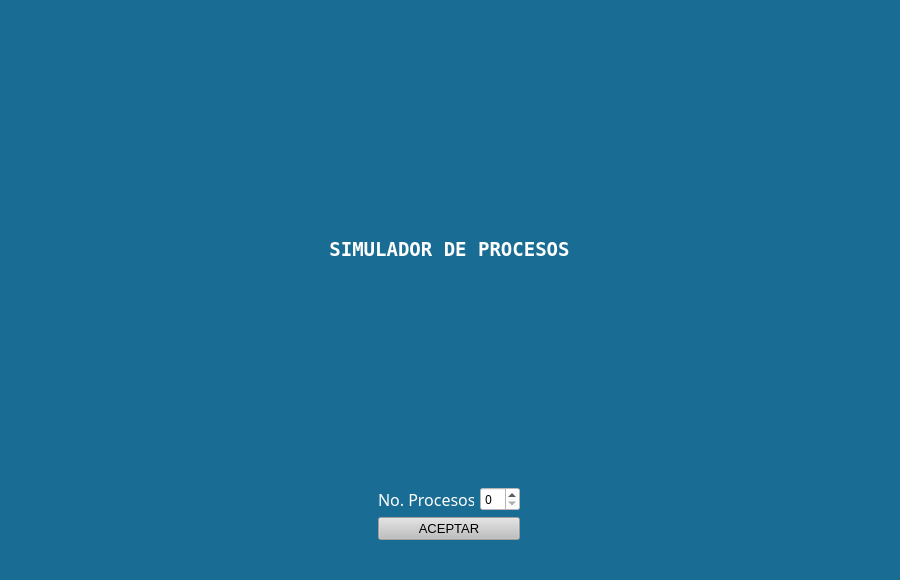
<?xml version="1.0" encoding="UTF-8"?>
<ui version="4.0">
 <class>MainWindow</class>
 <widget class="QMainWindow" name="MainWindow">
  <property name="geometry">
   <rect>
    <x>0</x>
    <y>0</y>
    <width>900</width>
    <height>580</height>
   </rect>
  </property>
  <property name="maximumSize">
   <size>
    <width>900</width>
    <height>580</height>
   </size>
  </property>
  <property name="font">
   <font>
    <family>Ubuntu Light</family>
    <pointsize>12</pointsize>
    <weight>50</weight>
    <bold>false</bold>
   </font>
  </property>
  <property name="windowTitle">
   <string>MainWindow</string>
  </property>
  <property name="styleSheet">
   <string notr="true">color: rgb(255, 255, 255);
background-color: #196D94;</string>
  </property>
  <widget class="QWidget" name="centralwidget">
   <layout class="QGridLayout" name="gridLayout_4">
    <item row="0" column="0">
     <widget class="QStackedWidget" name="stackedWidget">
      <property name="enabled">
       <bool>true</bool>
      </property>
      <property name="currentIndex">
       <number>0</number>
      </property>
      <widget class="QWidget" name="capturaProcesos">
       <property name="font">
        <font>
         <family>Ubuntu Light</family>
         <pointsize>12</pointsize>
        </font>
       </property>
       <layout class="QGridLayout" name="gridLayout_3">
        <item row="0" column="0">
         <widget class="QLabel" name="programName">
          <property name="font">
           <font>
            <family>Terminal</family>
            <pointsize>14</pointsize>
            <weight>75</weight>
            <bold>true</bold>
           </font>
          </property>
          <property name="text">
           <string>SIMULADOR DE PROCESOS</string>
          </property>
          <property name="alignment">
           <set>Qt::AlignCenter</set>
          </property>
         </widget>
        </item>
        <item row="1" column="0">
         <layout class="QHBoxLayout" name="horizontalLayout_2">
          <item>
           <layout class="QGridLayout" name="gridLayout">
            <item row="0" column="0">
             <widget class="QLabel" name="processAcountLB">
              <property name="minimumSize">
               <size>
                <width>96</width>
                <height>24</height>
               </size>
              </property>
              <property name="maximumSize">
               <size>
                <width>96</width>
                <height>24</height>
               </size>
              </property>
              <property name="font">
               <font>
                <family>Ubuntu Light</family>
                <pointsize>12</pointsize>
               </font>
              </property>
              <property name="text">
               <string>No. Procesos:</string>
              </property>
             </widget>
            </item>
            <item row="0" column="1">
             <widget class="QSpinBox" name="processNumberSP">
              <property name="minimumSize">
               <size>
                <width>40</width>
                <height>24</height>
               </size>
              </property>
              <property name="maximumSize">
               <size>
                <width>40</width>
                <height>24</height>
               </size>
              </property>
              <property name="font">
               <font>
                <family>Ubuntu Light</family>
               </font>
              </property>
              <property name="styleSheet">
               <string notr="true">background-color: rgb(255, 255, 255);
color: rgb(0, 0, 0);</string>
              </property>
             </widget>
            </item>
            <item row="1" column="0" colspan="2">
             <widget class="QPushButton" name="processAcountPB">
              <property name="enabled">
               <bool>false</bool>
              </property>
              <property name="font">
               <font>
                <family>MS Shell Dlg 2</family>
                <pointsize>10</pointsize>
               </font>
              </property>
              <property name="styleSheet">
               <string notr="true">color: rgb(0, 0, 0);
background-color: rgb(191, 191, 191);</string>
              </property>
              <property name="text">
               <string>ACEPTAR</string>
              </property>
             </widget>
            </item>
           </layout>
          </item>
         </layout>
        </item>
       </layout>
      </widget>
      <widget class="QWidget" name="mostrarProcesos">
       <property name="maximumSize">
        <size>
         <width>1270</width>
         <height>720</height>
        </size>
       </property>
       <layout class="QGridLayout" name="gridLayout_8">
        <item row="0" column="0" colspan="2">
         <layout class="QHBoxLayout" name="horizontalLayout_4">
          <item>
           <widget class="QLabel" name="newProcessesLB">
            <property name="maximumSize">
             <size>
              <width>169</width>
              <height>23</height>
             </size>
            </property>
            <property name="font">
             <font>
              <family>Ubuntu</family>
              <pointsize>12</pointsize>
              <weight>75</weight>
              <bold>true</bold>
             </font>
            </property>
            <property name="text">
             <string>Nuevos procesos:</string>
            </property>
           </widget>
          </item>
          <item>
           <widget class="QLCDNumber" name="newProcessesLCD">
            <property name="maximumSize">
             <size>
              <width>64</width>
              <height>23</height>
             </size>
            </property>
           </widget>
          </item>
         </layout>
        </item>
        <item row="1" column="0" rowspan="2" colspan="2">
         <widget class="QGroupBox" name="readyProcessGB">
          <property name="maximumSize">
           <size>
            <width>255</width>
            <height>430</height>
           </size>
          </property>
          <property name="font">
           <font>
            <family>Ubuntu Light</family>
            <pointsize>12</pointsize>
            <weight>75</weight>
            <bold>true</bold>
           </font>
          </property>
          <property name="title">
           <string>Listos</string>
          </property>
          <property name="alignment">
           <set>Qt::AlignCenter</set>
          </property>
          <layout class="QGridLayout" name="gridLayout_5">
           <item row="0" column="0">
            <widget class="QTableWidget" name="readyProcessesTB">
             <property name="styleSheet">
              <string notr="true">background-color: white;
color: black;</string>
             </property>
             <property name="editTriggers">
              <set>QAbstractItemView::NoEditTriggers</set>
             </property>
             <attribute name="horizontalHeaderCascadingSectionResizes">
              <bool>false</bool>
             </attribute>
             <attribute name="horizontalHeaderMinimumSectionSize">
              <number>32</number>
             </attribute>
             <attribute name="horizontalHeaderDefaultSectionSize">
              <number>70</number>
             </attribute>
             <attribute name="horizontalHeaderStretchLastSection">
              <bool>true</bool>
             </attribute>
             <attribute name="verticalHeaderVisible">
              <bool>false</bool>
             </attribute>
             <column>
              <property name="text">
               <string>ID</string>
              </property>
             </column>
             <column>
              <property name="text">
               <string>TME</string>
              </property>
             </column>
             <column>
              <property name="text">
               <string>TT</string>
              </property>
             </column>
            </widget>
           </item>
          </layout>
         </widget>
        </item>
        <item row="1" column="2">
         <widget class="QGroupBox" name="processRuningGB">
          <property name="maximumSize">
           <size>
            <width>255</width>
            <height>221</height>
           </size>
          </property>
          <property name="font">
           <font>
            <family>Ubuntu</family>
            <pointsize>12</pointsize>
            <weight>75</weight>
            <bold>true</bold>
           </font>
          </property>
          <property name="title">
           <string>Proceso en ejecución</string>
          </property>
          <property name="alignment">
           <set>Qt::AlignCenter</set>
          </property>
          <layout class="QGridLayout" name="gridLayout_6">
           <item row="0" column="0">
            <widget class="QTableWidget" name="processRuningTB">
             <property name="styleSheet">
              <string notr="true">background-color: white;
color: black;
</string>
             </property>
             <property name="editTriggers">
              <set>QAbstractItemView::NoEditTriggers</set>
             </property>
             <attribute name="horizontalHeaderVisible">
              <bool>false</bool>
             </attribute>
             <attribute name="horizontalHeaderCascadingSectionResizes">
              <bool>false</bool>
             </attribute>
             <attribute name="horizontalHeaderStretchLastSection">
              <bool>true</bool>
             </attribute>
             <attribute name="verticalHeaderCascadingSectionResizes">
              <bool>false</bool>
             </attribute>
             <attribute name="verticalHeaderDefaultSectionSize">
              <number>36</number>
             </attribute>
             <attribute name="verticalHeaderStretchLastSection">
              <bool>false</bool>
             </attribute>
             <row>
              <property name="text">
               <string>ID</string>
              </property>
             </row>
             <row>
              <property name="text">
               <string>OPE</string>
              </property>
             </row>
             <row>
              <property name="text">
               <string>TME</string>
              </property>
             </row>
             <row>
              <property name="text">
               <string>TT</string>
              </property>
             </row>
             <row>
              <property name="text">
               <string>TR</string>
              </property>
             </row>
             <column>
              <property name="text">
               <string>New Column</string>
              </property>
             </column>
            </widget>
           </item>
          </layout>
         </widget>
        </item>
        <item row="1" column="3" rowspan="2">
         <widget class="QGroupBox" name="finishedGB">
          <property name="maximumSize">
           <size>
            <width>430</width>
            <height>16777215</height>
           </size>
          </property>
          <property name="font">
           <font>
            <family>Ubuntu</family>
            <pointsize>12</pointsize>
            <weight>75</weight>
            <bold>true</bold>
           </font>
          </property>
          <property name="title">
           <string>Terminados</string>
          </property>
          <property name="alignment">
           <set>Qt::AlignCenter</set>
          </property>
          <layout class="QGridLayout" name="gridLayout_7">
           <item row="0" column="0">
            <widget class="QTableWidget" name="finishedTB">
             <property name="styleSheet">
              <string notr="true">background-color: white;
color: black;</string>
             </property>
             <property name="editTriggers">
              <set>QAbstractItemView::NoEditTriggers</set>
             </property>
             <attribute name="verticalHeaderVisible">
              <bool>false</bool>
             </attribute>
             <column>
              <property name="text">
               <string>ID</string>
              </property>
             </column>
             <column>
              <property name="text">
               <string>OPE</string>
              </property>
             </column>
             <column>
              <property name="text">
               <string>RL</string>
              </property>
             </column>
            </widget>
           </item>
          </layout>
         </widget>
        </item>
        <item row="2" column="2">
         <widget class="QGroupBox" name="blockGB">
          <property name="minimumSize">
           <size>
            <width>250</width>
            <height>160</height>
           </size>
          </property>
          <property name="maximumSize">
           <size>
            <width>250</width>
            <height>160</height>
           </size>
          </property>
          <property name="font">
           <font>
            <family>Ubuntu</family>
            <pointsize>12</pointsize>
            <weight>75</weight>
            <italic>false</italic>
            <bold>true</bold>
           </font>
          </property>
          <property name="title">
           <string>Bloqueados</string>
          </property>
          <property name="alignment">
           <set>Qt::AlignCenter</set>
          </property>
          <layout class="QGridLayout" name="gridLayout_2">
           <item row="0" column="0">
            <widget class="QTableWidget" name="blockTB">
             <property name="styleSheet">
              <string notr="true">background-color: white;
color: black;</string>
             </property>
             <property name="editTriggers">
              <set>QAbstractItemView::NoEditTriggers</set>
             </property>
             <attribute name="horizontalHeaderStretchLastSection">
              <bool>true</bool>
             </attribute>
             <attribute name="verticalHeaderVisible">
              <bool>false</bool>
             </attribute>
             <column>
              <property name="text">
               <string>ID</string>
              </property>
             </column>
             <column>
              <property name="text">
               <string>TTB</string>
              </property>
             </column>
            </widget>
           </item>
          </layout>
         </widget>
        </item>
        <item row="3" column="0">
         <layout class="QHBoxLayout" name="horizontalLayout_3">
          <item>
           <widget class="QLabel" name="globalCountLB">
            <property name="font">
             <font>
              <family>Ubuntu</family>
              <pointsize>12</pointsize>
              <weight>75</weight>
              <bold>true</bold>
             </font>
            </property>
            <property name="text">
             <string>Contador global: </string>
            </property>
           </widget>
          </item>
          <item>
           <widget class="QLCDNumber" name="globalCountLCD"/>
          </item>
         </layout>
        </item>
        <item row="0" column="2" colspan="2">
         <widget class="QLabel" name="titleLB">
          <property name="font">
           <font>
            <family>Terminal</family>
            <pointsize>15</pointsize>
            <weight>75</weight>
            <bold>true</bold>
           </font>
          </property>
          <property name="text">
           <string>SIMULADOR DE PROCESOS</string>
          </property>
          <property name="alignment">
           <set>Qt::AlignCenter</set>
          </property>
         </widget>
        </item>
        <item row="3" column="3">
         <widget class="QPushButton" name="startRunPB">
          <property name="font">
           <font>
            <family>Ubuntu</family>
            <pointsize>10</pointsize>
            <weight>75</weight>
            <bold>true</bold>
           </font>
          </property>
          <property name="styleSheet">
           <string notr="true">color: black;
background-color: white;</string>
          </property>
          <property name="text">
           <string>Comenzar</string>
          </property>
         </widget>
        </item>
       </layout>
      </widget>
      <widget class="QWidget" name="mostrarTiempos">
       <layout class="QGridLayout" name="gridLayout_10">
        <item row="0" column="0">
         <widget class="QGroupBox" name="timesProcessesGB">
          <property name="font">
           <font>
            <family>Ubuntu</family>
            <pointsize>12</pointsize>
            <weight>75</weight>
            <bold>true</bold>
           </font>
          </property>
          <property name="title">
           <string>TIEMPOS DE LOS PROCESOS</string>
          </property>
          <property name="alignment">
           <set>Qt::AlignCenter</set>
          </property>
          <layout class="QGridLayout" name="gridLayout_9">
           <item row="0" column="0">
            <widget class="QTableWidget" name="timesProcessesTB">
             <property name="font">
              <font>
               <family>Ubuntu</family>
               <pointsize>10</pointsize>
               <weight>75</weight>
               <bold>true</bold>
              </font>
             </property>
             <property name="focusPolicy">
              <enum>Qt::NoFocus</enum>
             </property>
             <property name="styleSheet">
              <string notr="true">background-color: white;
color: black;
alternate-background-color: #606060;
selection-background-color:#282828;
</string>
             </property>
             <property name="editTriggers">
              <set>QAbstractItemView::NoEditTriggers</set>
             </property>
             <column>
              <property name="text">
               <string>ID</string>
              </property>
             </column>
             <column>
              <property name="text">
               <string>Operacion</string>
              </property>
             </column>
             <column>
              <property name="text">
               <string>Resultado</string>
              </property>
             </column>
             <column>
              <property name="text">
               <string>T. Estimado</string>
              </property>
             </column>
             <column>
              <property name="text">
               <string>T. Llegada</string>
              </property>
             </column>
             <column>
              <property name="text">
               <string>T. Finalizacion</string>
              </property>
             </column>
             <column>
              <property name="text">
               <string>T. Retorno</string>
              </property>
             </column>
             <column>
              <property name="text">
               <string>T. Respuesta</string>
              </property>
             </column>
             <column>
              <property name="text">
               <string>T. Espera</string>
              </property>
             </column>
             <column>
              <property name="text">
               <string>T. Servicio</string>
              </property>
             </column>
             <column>
              <property name="text">
               <string>Estado</string>
              </property>
             </column>
            </widget>
           </item>
          </layout>
         </widget>
        </item>
       </layout>
      </widget>
     </widget>
    </item>
   </layout>
  </widget>
  <widget class="QMenuBar" name="menubar">
   <property name="geometry">
    <rect>
     <x>0</x>
     <y>0</y>
     <width>900</width>
     <height>22</height>
    </rect>
   </property>
  </widget>
  <widget class="QStatusBar" name="statusbar"/>
 </widget>
 <resources/>
 <connections/>
</ui>
